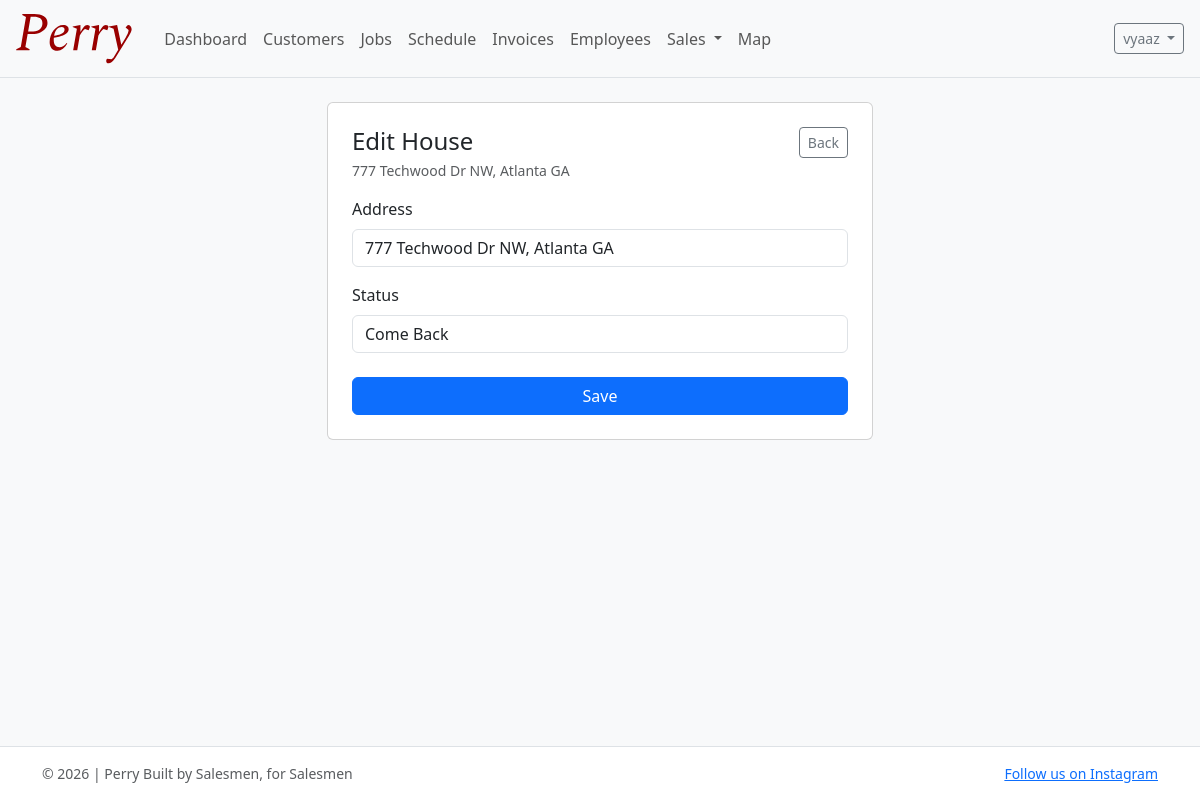
Screenshot of /map/house/1/edit/ (signed in) with the database file from the repository.
### accounts/models.py (models this page shows, shortened)
class User(AbstractUser):
    email = models.EmailField(blank=True)
    phone_number = models.CharField(max_length=30, blank=True)
    role = models.CharField(max_length=20, choices=UserRole.choices, default=UserRole.SELLER)
    profile_image = models.ImageField(upload_to="profile_pics/", null=True, blank=True)
    commission_tier = models.CharField(
        max_length=20, choices=CommissionTier.choices, default=CommissionTier.AMATEUR
    )
    commission_override_percentage = models.DecimalField(
        max_digits=5,
        decimal_places=2,
        null=True,
        blank=True,
        help_text="If set, overrides the tier percentage (e.g. 12.5 for 12.5%).",
    )
    hire_date = models.DateField(null=True, blank=True, default=timezone.now)
    def get_full_name(self) -> str:  # type: ignore[override]
        full = f"{self.first_name} {self.last_name}".strip()
        return full or self.username

### geolocation/models.py (models this page shows, shortened)
class House(models.Model):
    address = models.CharField(max_length=255)
    latitude = models.DecimalField(max_digits=9, decimal_places=6)
    longitude = models.DecimalField(max_digits=9, decimal_places=6)
    status = models.CharField(max_length=20, choices=HouseStatus.choices, default=HouseStatus.NO_ANSWER)
    created_by = models.ForeignKey(
        settings.AUTH_USER_MODEL, on_delete=models.PROTECT, related_name="houses"
    )
    created_at = models.DateTimeField(auto_now_add=True)
    class Meta:
        ordering = ["-created_at"]

### geolocation/views.py (the view)
# urls.py: path("house/<int:pk>/edit/", house_edit, name="house_edit"),
@login_required
def house_edit(request, pk: int):
    house = get_object_or_404(House, pk=pk)
    if request.method == "POST":
        form = HouseUpdateForm(request.POST, instance=house)
        if form.is_valid():
            form.save()
            messages.success(request, "House updated.")
            return redirect("map")
    else:
        form = HouseUpdateForm(instance=house)
    return render(request, "geolocation/house_edit.html", {"form": form, "house": house})

### geolocation/forms.py
class HouseUpdateForm(forms.ModelForm):
    class Meta:
        model = House
        fields = ["address", "status"]
        widgets = {
            "address": forms.TextInput(attrs={"class": "form-control"}),
            "status": forms.Select(attrs={"class": "form-control"}),
        }

### templates/geolocation/house_edit.html (shortened to what this page needs)
{% extends "base.html" %}
{% block content %}
  <div class="row justify-content-center">
    <div class="col-md-8 col-lg-6">
      <div class="card">
        <div class="card-body p-4">
          <div class="d-flex justify-content-between align-items-start gap-3 mb-3">
            <div>
              <h1 class="h4 mb-1">Edit House</h1>
              <div class="text-muted small">{{ house.address }}</div>
            </div>
            <a href="{% url 'map' %}" class="btn btn-sm btn-outline-secondary">Back</a>
          </div>
          <form method="post">
            <div class="mb-3">
              <label for="{{ form.address.id_for_label }}" class="form-label">Address</label>
              {{ form.address }}
            </div>
            <div class="mb-4">
              <label for="{{ form.status.id_for_label }}" class="form-label">Status</label>
              {{ form.status }}
            </div>
            <button type="submit" class="btn btn-primary w-100">Save</button>
          </form>
        </div>
      </div>
    </div>
  </div>
{% endblock %}

### templates/base.html (shortened to what this page needs)
{% load static %}
<!doctype html>
<html lang="en">
  <head>
    <link
      href="https://cdn.jsdelivr.net/npm/bootstrap@5.3.3/dist/css/bootstrap.min.css"
      rel="stylesheet"
    />
  </head>
  <body class="d-flex flex-column min-vh-100 bg-light">
    <nav class="navbar navbar-expand-lg bg-body-tertiary border-bottom">
      <div class="container-fluid px-3">
        <a class="navbar-brand" href="{% url 'dashboard' %}">
          <img src="{% static 'images/PerryLogoOfficial.svg' %}" alt="Perry" height="50" class="d-inline-block align-text-top me-2" />
        </a>
        <div class="collapse navbar-collapse" id="navbarMain">
          <ul class="navbar-nav me-auto mb-2 mb-lg-0">
            <li class="nav-item">
              <a class="nav-link" href="{% url 'dashboard' %}">Dashboard</a>
            </li>
            <li class="nav-item">
              <a class="nav-link" href="{% url 'customer_list' %}">Customers</a>
            </li>
            <li class="nav-item">
              <a class="nav-link" href="{% url 'job_list' %}">Jobs</a>
            </li>
            <li class="nav-item">
              <a class="nav-link" href="{% url 'schedule_list' %}">Schedule</a>
            </li>
            <li class="nav-item">
              <a class="nav-link" href="{% url 'invoice_list' %}">Invoices</a>
            </li>
            {% if user.is_authenticated %}
              <li class="nav-item">
                <a class="nav-link" href="{% url 'employees_list' %}">Employees</a>
              </li>
            {% endif %}
            {% if user.is_authenticated %}
              <li class="nav-item dropdown">
                <a class="nav-link dropdown-toggle" href="#" role="button" data-bs-toggle="dropdown" aria-expanded="false">
                  Sales
                </a>
              </li>
            {% endif %}
            <li class="nav-item">
              <a class="nav-link" href="{% url 'map' %}">Map</a>
            </li>
          </ul>
          <div class="d-flex gap-2">
            {% if user.is_authenticated %}
              <div class="dropdown">
                <button class="btn btn-outline-secondary btn-sm dropdown-toggle" data-bs-toggle="dropdown">
                  {{ user.get_full_name|default:user.username }}
                </button>
              </div>
            {% else %}
              <a class="btn btn-outline-secondary btn-sm" href="{% url 'register' %}">Sign Up</a>
              <a class="btn btn-primary btn-sm" href="{% url 'login' %}">Login</a>
            {% endif %}
          </div>
        </div>
      </div>
    </nav>
    <main class="flex-grow-1">
      <div class="container py-4">
        {% block content %}{% endblock %}
      </div>
    </main>
    <footer class="border-top bg-white">
      <div class="container py-3 small text-muted d-flex justify-content-between gap-3 flex-wrap">
        <span>&copy; {% now "Y" %} | Perry Built by Salesmen, for Salesmen</span>
        <span><a href="https://www.instagram.com/collegiatecleanersllc" target="_blank">Follow us on Instagram</a></span>
      </div>
    </footer>
  </body>
</html>

### rows the page displays
User: get_full_name "vyaaz"
House: address "777 Techwood Dr NW, Atlanta GA", status "Come Back"
